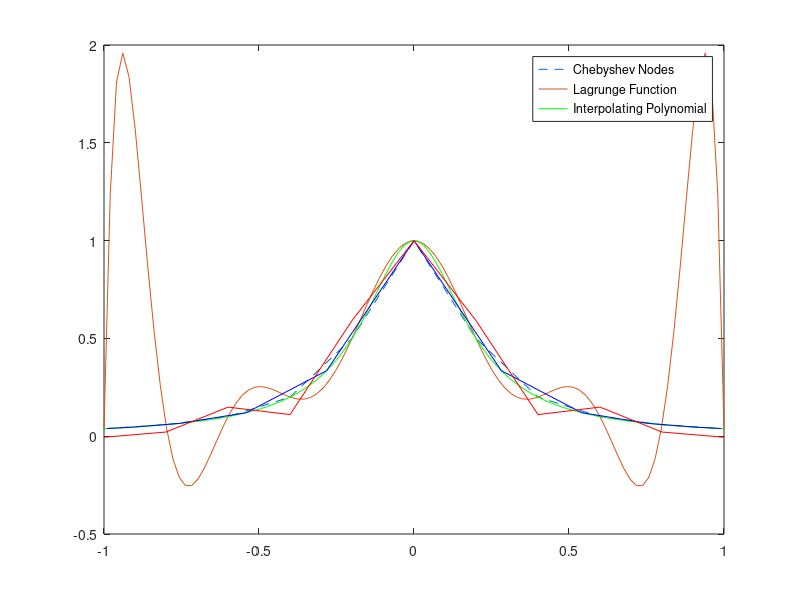

Write the MATLAB code that produced this figure.
x = linspace(-1,1,11);
y = 1./(1+25*x.^2);
x2 = linspace(-1,1);
f = polyfit(x,y,10);
y10 = polyval(f,x2);
yr = 1./(1+25*x2.^2);
plot(x,y,'--',x2,y10,x2,yr,'g')
n = 11;
k = 1:11;
f = @(x) 1./(1+25*x.^2); 
xc = cos(((2*k-1)*pi)/22);
yc_nodes = f(xc);

hold on;
plot(xc,yc_nodes,'b')

% Polynomial Derrivation 
f = polyfit(xc,yc_nodes,n-1);
plot(x,polyval(f,x),'r'); 
legend('Chebyshev Nodes','Lagrunge Function','Interpolating Polynomial')